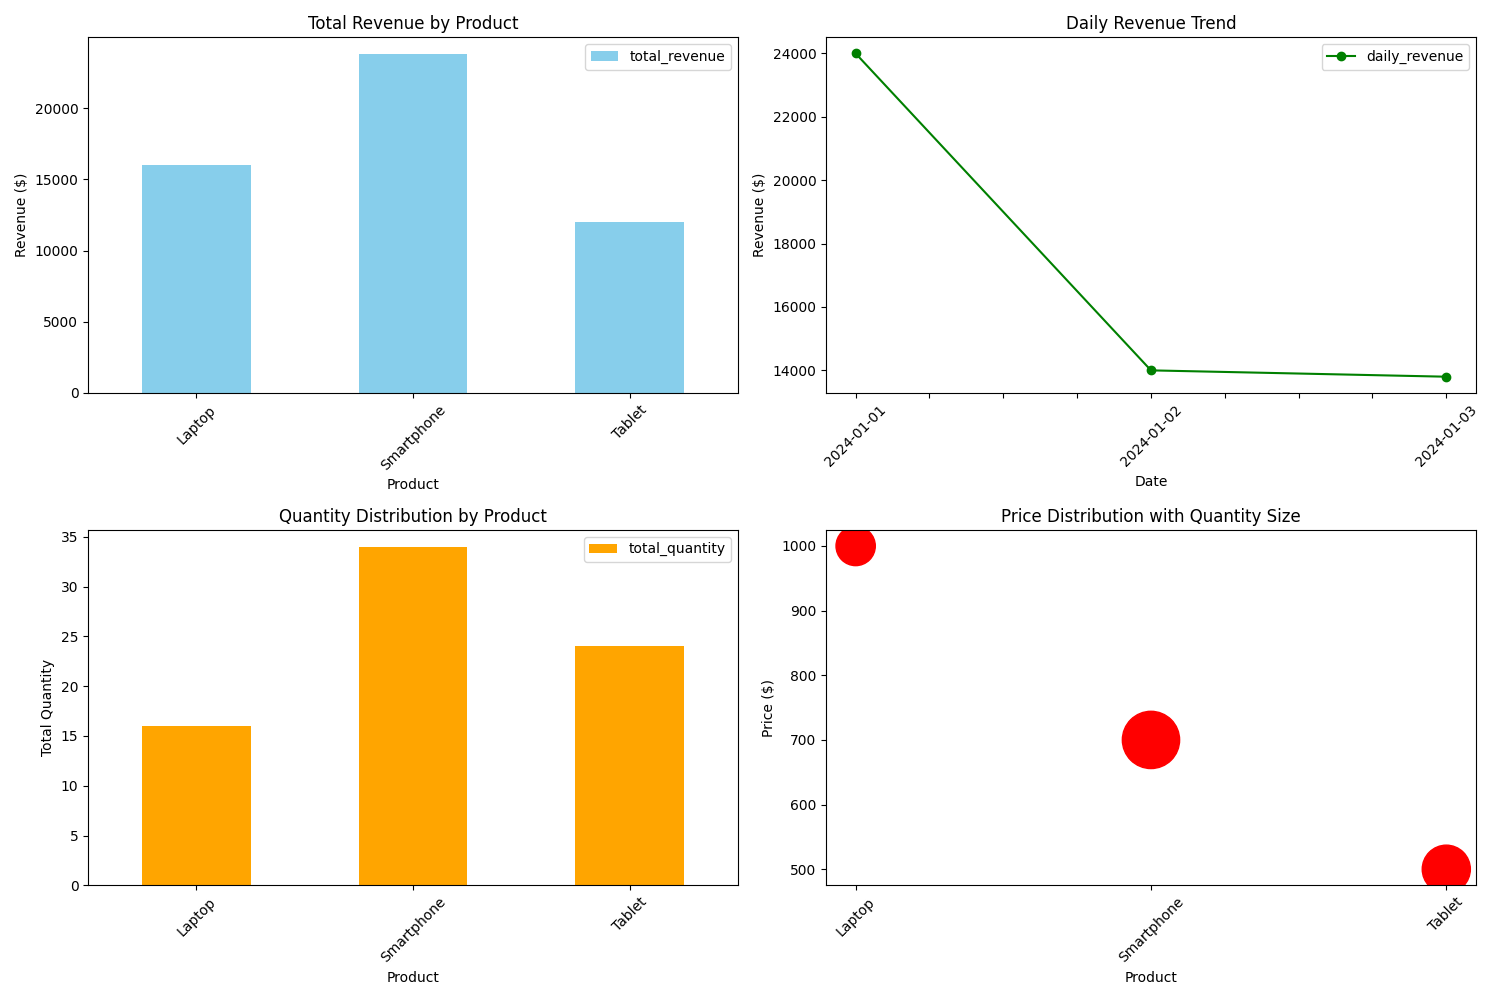

The Python source for this figure:
import sqlite3
import pandas as pd
import matplotlib.pyplot as plt

# Connect to SQLite database
conn = sqlite3.connect('sales_data.db')
cursor = conn.cursor()

# Create sales table if it doesn't exist
cursor.execute('''
CREATE TABLE IF NOT EXISTS sales (
    id INTEGER PRIMARY KEY,
    product TEXT,
    quantity INTEGER,
    price REAL,
    date TEXT
)
''')

# Insert sample data
sample_data = [
    ('Laptop', 5, 999.99, '2024-01-01'),
    ('Smartphone', 10, 699.99, '2024-01-01'),
    ('Tablet', 8, 499.99, '2024-01-02'),
    ('Laptop', 3, 999.99, '2024-01-02'),
    ('Smartphone', 7, 699.99, '2024-01-03'),
    ('Tablet', 4, 499.99, '2024-01-03')
]

cursor.executemany('''
INSERT OR IGNORE INTO sales (product, quantity, price, date)
VALUES (?, ?, ?, ?)
''', sample_data)

# Commit the changes
conn.commit()

# Query 1: Get total quantity and revenue by product
query1 = """
SELECT 
    product,
    SUM(quantity) AS total_quantity,
    SUM(quantity * price) AS total_revenue
FROM sales
GROUP BY product
"""

# Query 2: Daily sales analysis
query2 = """
SELECT 
    date,
    SUM(quantity) AS daily_quantity,
    SUM(quantity * price) AS daily_revenue
FROM sales
GROUP BY date
ORDER BY date
"""

# Query 3: Product price distribution
query3 = """
SELECT 
    product,
    price,
    SUM(quantity) AS total_quantity
FROM sales
GROUP BY product, price
"""

# Execute queries and load into pandas DataFrames
df1 = pd.read_sql_query(query1, conn)
df2 = pd.read_sql_query(query2, conn)
df3 = pd.read_sql_query(query3, conn)

# Display the results
print("\nSales Summary by Product:")
print("=" * 40)
print(df1.to_string(index=False))
print("\n")

print("\nDaily Sales Analysis:")
print("=" * 40)
print(df2.to_string(index=False))
print("\n")

print("\nProduct Price Distribution:")
print("=" * 40)
print(df3.to_string(index=False))
print("\n")

# Create figures for all visualizations
plt.figure(figsize=(15, 10))

# Plot 1: Revenue by Product
plt.subplot(2, 2, 1)
df1.plot(kind='bar', x='product', y='total_revenue', color='skyblue', ax=plt.gca())
plt.title('Total Revenue by Product')
plt.xlabel('Product')
plt.ylabel('Revenue ($)')
plt.xticks(rotation=45)

# Plot 2: Daily Revenue Trend
plt.subplot(2, 2, 2)
df2.plot(kind='line', x='date', y='daily_revenue', marker='o', color='green', ax=plt.gca())
plt.title('Daily Revenue Trend')
plt.xlabel('Date')
plt.ylabel('Revenue ($)')
plt.xticks(rotation=45)

# Plot 3: Quantity Distribution by Product
plt.subplot(2, 2, 3)
df3.plot(kind='bar', x='product', y='total_quantity', color='orange', ax=plt.gca())
plt.title('Quantity Distribution by Product')
plt.xlabel('Product')
plt.ylabel('Total Quantity')
plt.xticks(rotation=45)

# Plot 4: Price Distribution
plt.subplot(2, 2, 4)
df3.plot(kind='scatter', x='product', y='price', s=df3['total_quantity']*50, color='red', ax=plt.gca())
plt.title('Price Distribution with Quantity Size')
plt.xlabel('Product')
plt.ylabel('Price ($)')
plt.xticks(rotation=45)

# Adjust layout and save the chart
plt.tight_layout()
plt.savefig('sales_analysis.png')
print("All charts saved as 'sales_analysis.png'")

# Close the database connection
conn.close() 